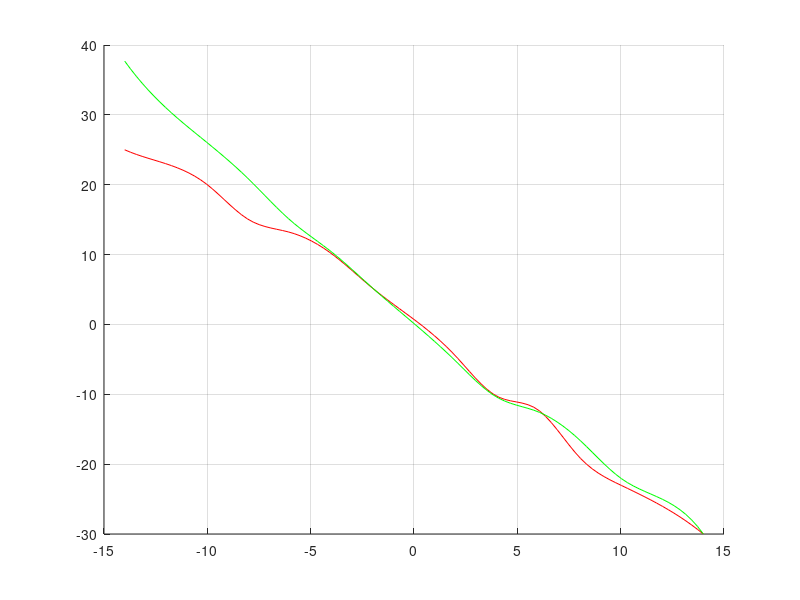

MATLAB code for this plot:
%% Dieudonne's Spiral Maneuver
%Real Sailboat
Rudder = [14,12, 10, 8, 6, 4, 2, -2, -4, -6, -8, -10,-12,-14];
Yaw_Rate = [-30,-26,-23,-19, -12.22, -10.263, -4.48, 5.18, 10.15, 13.18, 15, 20, 23,25];
%plot(Rudder,Yaw_Rate)
% Simulation
Rudder_SIM = [14, 12, 10, 8, 6, 4, 2, -2, -4, -6, -8, -10, -12, -14];
Yaw_Rate_SIM =[-30, -25, -22, -16.5, -12.5, -10.4,-5.2, 5.2, 10.4, 14.95, 20.8, 26, 31,37.7];
xx  = linspace(-14, 14, 100);
yy1 = interp1(Rudder, Yaw_Rate, xx, 'spline');
hold on
plot(xx, yy1, 'r-')
xx  = linspace(-14, 14, 100);
yy1 = interp1(Rudder_SIM, Yaw_Rate_SIM, xx, 'spline');
plot(xx, yy1, 'g-')
%plot([0 0], [30 -30], 'b')
%plot([20 -20], [0 0], 'b')
grid on
%axis equal